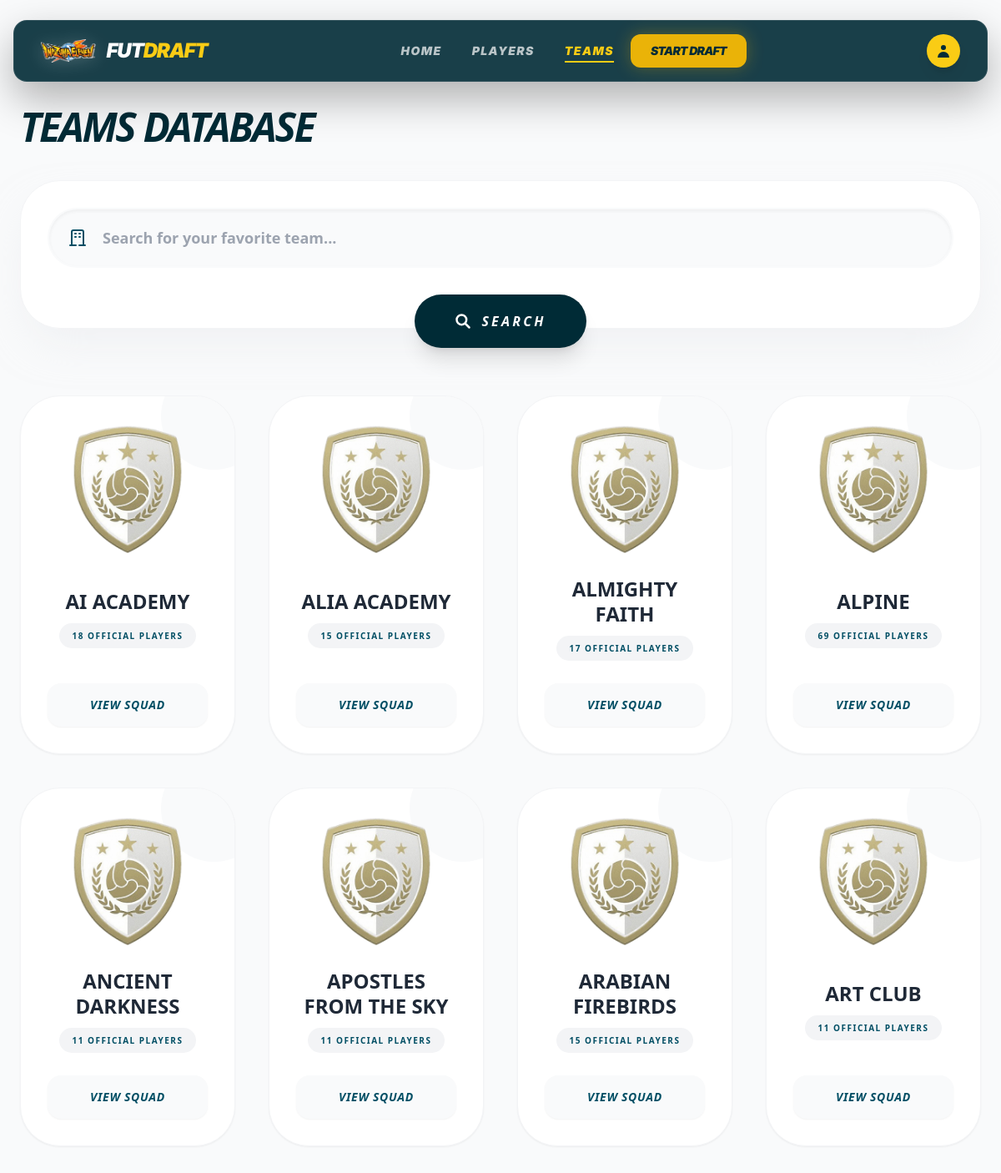
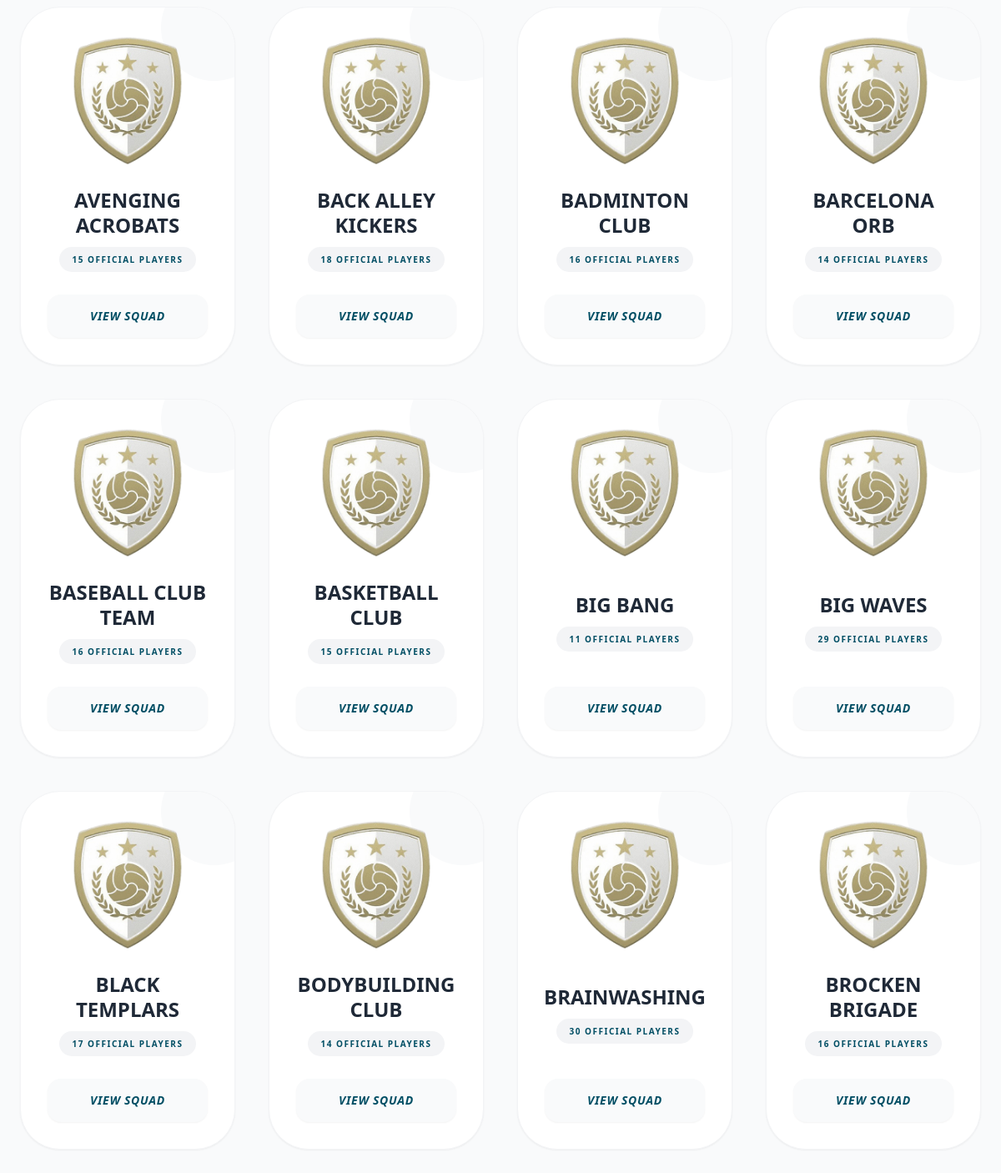
Screenshot of /teams/ with the database file from the repository (2 pictures, top to bottom).
### myapp/models.py (models this page shows)
class Teams(models.Model):
    image = models.URLField()
    name = models.CharField(max_length=200)

### myapp/views.py (the view)
# urls.py: path('teams/', views.teams_list, name='teams_list'),
def teams_list(request):
    teams = Teams.objects.annotate(player_count=Count('players')).order_by('name')
    search_query = request.GET.get('search', '').strip()
    if search_query:
        teams = teams.filter(name__icontains=search_query)
    paginator = Paginator(teams, 20)
    page_obj  = paginator.get_page(request.GET.get('page', 1))
    return render(request, 'myapp/teams.html', {'teams': page_obj})

### templates/myapp/teams.html (shortened to what this page needs)
{% extends 'base.html' %}
{% block body %}
<div class="pt-32 pb-12 bg-gray-50 min-h-screen font-sans">
    <div class="max-w-7xl mx-auto px-6">
        <h1 class="text-5xl font-black text-[#002b36] mb-10 uppercase italic tracking-tighter">Teams Database</h1>
        <form method="GET" class="mb-20">
            <div class="bg-white p-8 rounded-[3rem] shadow-2xl shadow-gray-200/50 border border-gray-100 flex flex-col gap-8 transition-all relative">
                <div class="relative group">
                    <div class="absolute inset-y-0 left-0 pl-6 flex items-center pointer-events-none">
                    </div>
                    <input type="text" name="search" placeholder="Search for your favorite team..."
                           value="{{ request.GET.search }}"
                           class="w-full pl-16 pr-8 py-5 bg-gray-50 border-2 border-transparent focus:border-[#004e64] focus:bg-white rounded-full outline-none font-bold text-lg text-[#002b36] transition-all shadow-inner">
                </div>
                <div class="flex justify-center -mb-14">
                    <button type="submit"
                            class="px-12 py-5 bg-[#002b36] text-white rounded-full font-black uppercase italic tracking-[0.2em] shadow-xl hover:shadow-2xl hover:bg-[#004e64] hover:-translate-y-1 transition-all active:scale-95 flex items-center gap-3">
                        <svg class="w-5 h-5" fill="none" stroke="currentColor" viewBox="0 0 24 24">
                            <path stroke-linecap="round" stroke-linejoin="round" stroke-width="3" d="M21 21l-6-6m2-5a7 7 0 11-14 0 7 7 0 0114 0z" />
                        </svg>
                        Search
                    </button>
                </div>
            </div>
        </form>
        <div class="grid grid-cols-1 sm:grid-cols-2 lg:grid-cols-4 gap-10">
            {% for team in teams %}
            <div class="group bg-white rounded-[3rem] p-8 border border-gray-100 shadow-sm hover:shadow-2xl hover:border-[#004e64]/20 transition-all duration-500 transform hover:-translate-y-3 flex flex-col items-center justify-between min-h-[350px] relative overflow-hidden">
                <div class="absolute -top-10 -right-10 w-32 h-32 bg-gray-50 rounded-full group-hover:bg-[#004e64]/5 transition-colors duration-500"></div>
                <div class="w-40 h-40 flex items-center justify-center mb-6 relative z-10">
                    {% if team.image %}
                        <img src="{{ team.image }}" alt="{{ team.name }}" onerror="this.src='/static/images/teams/Reclutas.png';" class="max-w-full max-h-full object-contain group-hover:scale-110 transition-transform duration-500">
                    {% else %}
                        <div class="text-7xl opacity-20 filter grayscale">⚽</div>
                    {% endif %}
                </div>
                <div class="relative z-10 text-center">
                    <h3 class="text-2xl font-black text-gray-800 uppercase leading-tight mb-3 group-hover:text-[#004e64] transition-colors">
                        {{ team.name }}
                    </h3>
                    <span class="text-[10px] font-black bg-gray-100 text-[#004e64] px-4 py-2 rounded-full uppercase tracking-[0.15em]">
                        {{ team.player_count }} Official Players
                    </span>
                </div>
                <div class="mt-8 w-full relative z-10">
                    <a href="{% url 'team_detail' team.name %}"
                       class="block w-full py-4 rounded-2xl bg-gray-50 text-[#004e64] text-center font-black uppercase italic text-sm tracking-wider hover:bg-[#002b36] hover:text-white transition-all duration-300 shadow-sm active:scale-95">
                        View Squad
                    </a>
                </div>
            </div>
            {% empty %}
            <div class="col-span-full text-center py-24 bg-white rounded-[3rem] border-2 border-dashed border-gray-200">
                <p class="text-3xl text-gray-300 font-black italic uppercase tracking-widest">No teams found</p>
                <p class="text-gray-400 font-bold mt-2">Try searching for another club</p>
            </div>
            {% endfor %}
        </div>
    </div>
</div>
{% endblock %}

### templates/base.html (style rules this page uses)
body { font-family: 'Inter', sans-serif; }

### rows the page displays
Teams: name "AI ACADEMY", player_count "18"
Teams: name "ALIA ACADEMY", player_count "15"
Teams: name "ALMIGHTY FAITH", player_count "17"
Teams: name "ALPINE", player_count "69"
Teams: name "ANCIENT DARKNESS", player_count "11"
Teams: name "APOSTLES FROM THE SKY", player_count "11"
Teams: name "ARABIAN FIREBIRDS", player_count "15"
Teams: name "ART CLUB", player_count "11"
Teams: name "AVENGING ACROBATS", player_count "15"
Teams: name "BACK ALLEY KICKERS", player_count "18"
Teams: name "BADMINTON CLUB", player_count "16"
Teams: name "BARCELONA ORB", player_count "14"
Teams: name "BASEBALL CLUB TEAM", player_count "16"
Teams: name "BASKETBALL CLUB", player_count "15"
Teams: name "BIG BANG", player_count "11"
Teams: name "BIG WAVES", player_count "29"
Teams: name "BLACK TEMPLARS", player_count "17"
Teams: name "BODYBUILDING CLUB", player_count "14"
Teams: name "BRAINWASHING", player_count "30"
Teams: name "BROCKEN BRIGADE", player_count "16"
